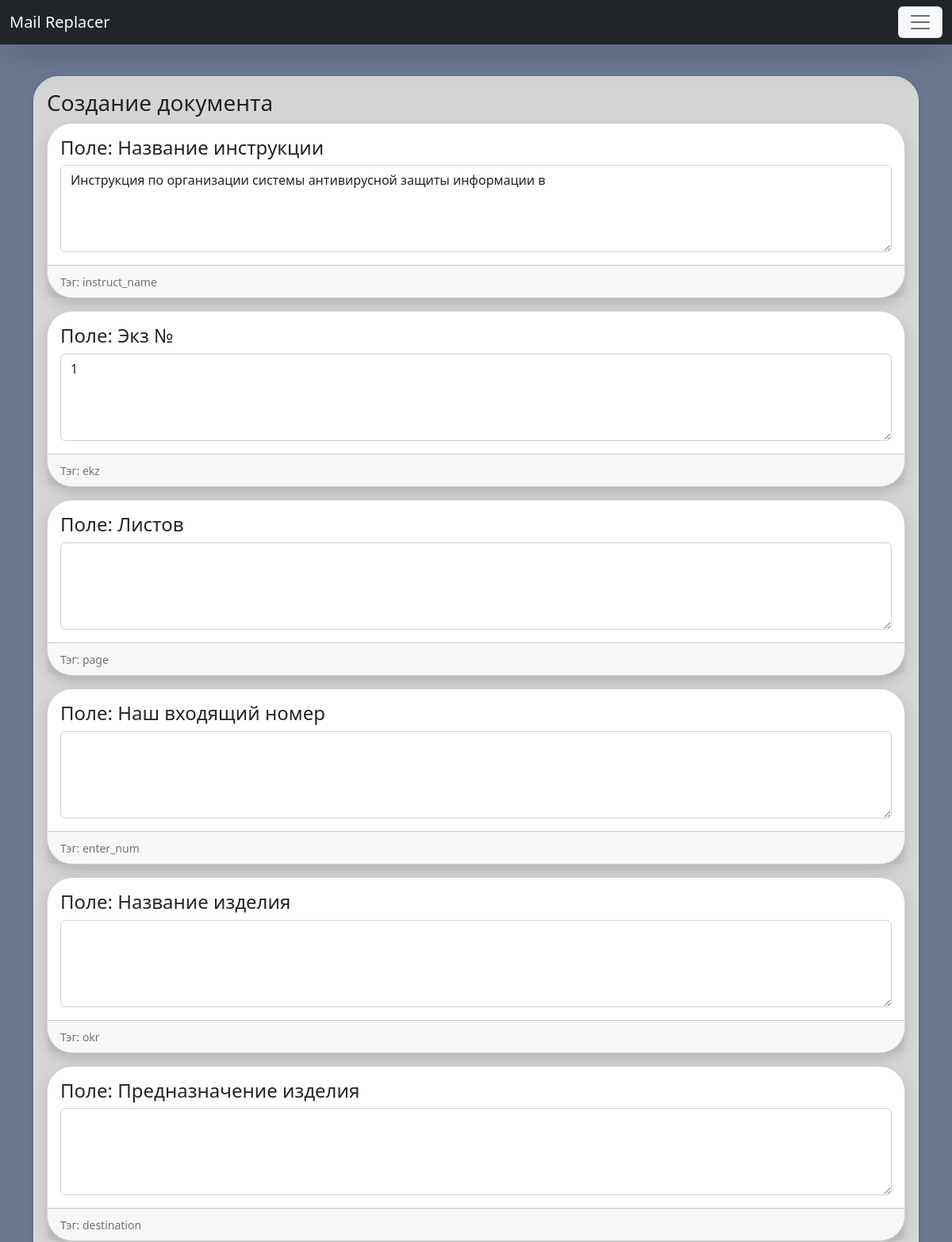
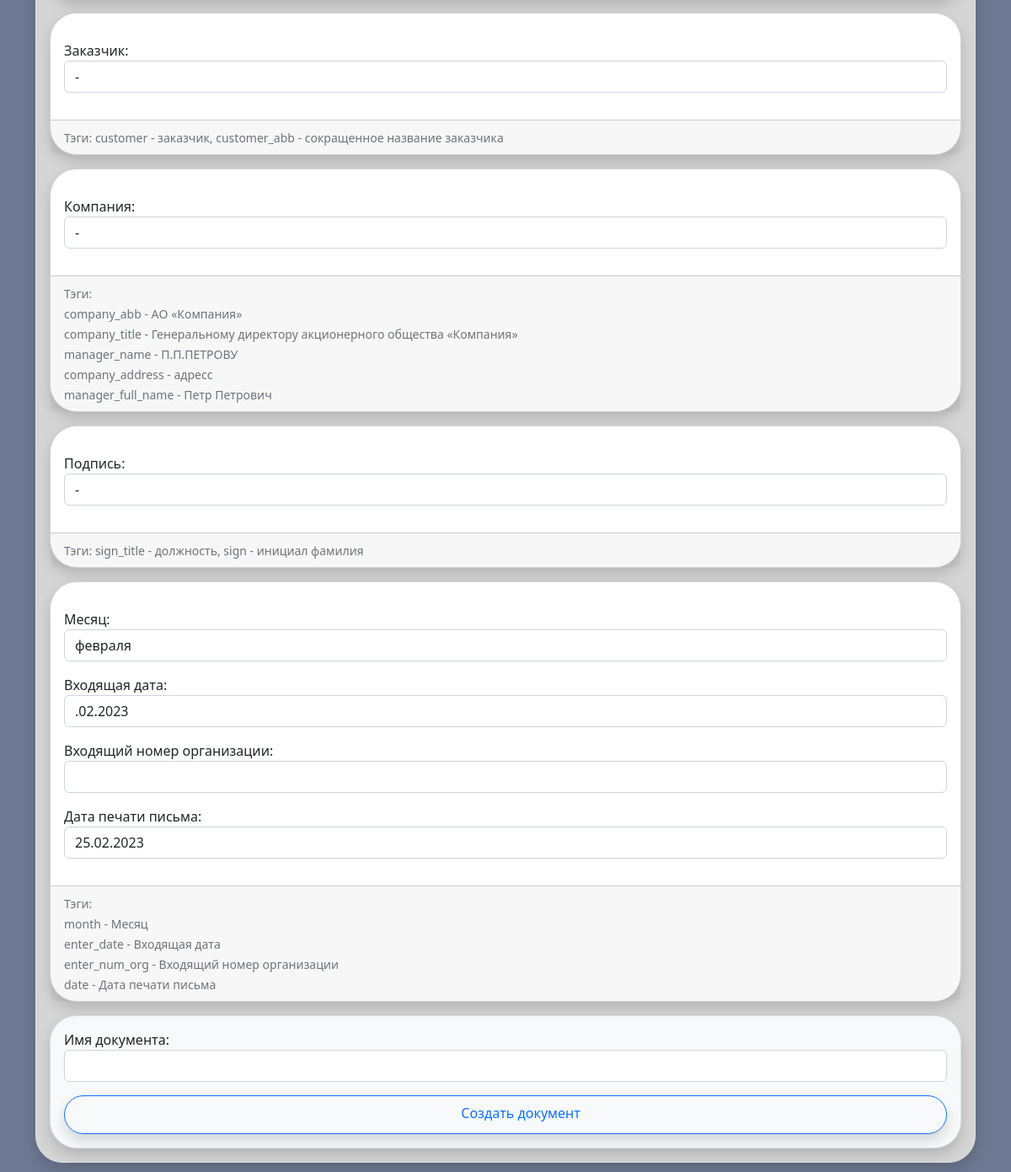
Screenshot of /template/32/ (signed in) with the database file from the repository (2 pictures, top to bottom).
### Replacer/models.py (models this page shows, shortened)
class ReplaceField(models.Model):
    title = models.CharField(
        max_length=255, db_index=True, verbose_name='Имя поля для замены')
    replace_value = models.TextField(blank=True, verbose_name='Значение')
    tag = models.CharField(max_length=255, verbose_name='Тэг')
    template = models.ForeignKey(
        Template, on_delete=models.CASCADE, null=False, verbose_name='Id шаблона')
    owner = models.ForeignKey(User, on_delete=models.CASCADE, blank=True, null=True, verbose_name='Владелец')
    class Meta:
        verbose_name = 'Заменяемое поле'
        verbose_name_plural = 'Заменяемые поля'
        ordering = ['template']

### Replacer/views.py (the view)
# urls.py: path('template/<int:pk>/', TemplateDetailView.as_view(), name='template'),
class TemplateDetailView(LoginRequiredMixin, DetailView):
    model = Template
    template_name = 'Replacer/template_replace.html'
    login_url = '/login/'
    def get_form_list(self, fields_list):
        return [ReplaceFieldFormUpdate(instance=field_obj) for field_obj in fields_list]
    def get_context_data(self, *, object_list=None, **kwargs):
        context = super().get_context_data(**kwargs)
        context['pk'], context['path'] = self.pk, self.request.path
        context['form_list'] = self.get_form_list(
            ReplaceField.objects.filter(template_id=self.pk))
        context['field_list'] = ReplaceField.objects.filter(
            template_id=self.pk)
        context['doc_name_form'] = DocNameForm()
        context['customer_form'] = CustomerForm()
        context['company_form'] = CompanyForm()
        context['sign_form'] = SignForm()
        default_data = {
            'month':get_now_month(),
            'enter_date':get_enter_date(),
            'enter_num_org':' ',
            'date':get_now_date(),
        }
        context['service_form'] = ServiceForm(default_data)
        return context
    def get(self, request, *args, **kwargs):
        self.pk = self.kwargs.get(self.pk_url_kwarg)
        return super().get(request, *args, **kwargs)

### Replacer/forms.py
class DocNameForm(forms.Form):
    doc_name = forms.CharField(label='Имя документа', max_length=100, widget=forms.TextInput(attrs = {"class":"form-control"}))

class CustomerForm(forms.Form):
    customer = forms.ModelChoiceField(label='Заказчик', queryset=Customer.objects.all(), widget=forms.Select(attrs = {"class":"form-control"}), empty_label=None)

### Replacer/models.py (called while the page is built)
    def get_absolute_url(self):
        return reverse('template', kwargs={"pk": self.pk})

    def __str__(self) -> str:
        return self.title

    def __str__(self) -> str:
        return self.company_abb

    def __str__(self) -> str:
        return self.title

### Replacer/templatetags/custom_filters.py (called while the page is built)
@register.inclusion_tag('Replacer/include/_template_bar.html')
def show_template_bar(path, user):
    template_list = Template.objects.all().filter(owner=user)
    return {'template_list':template_list, 'path':path}

@register.simple_tag(name='forindex')
def forindex(list_obj, index):
    return list_obj[index]

### Replacer/utils.py (called while the page is built, shortened)
def get_now_date():
    return datetime.today().strftime('%d.%m.%Y')

def get_now_month():
    month =  int(datetime.today().strftime('%m'))
    print(month)
    if month==1: return 'января'
    if month==2: return 'февраля'

def get_enter_date():
    return datetime.today().strftime('.%m.%Y')

### Replacer/templates/Replacer/template_replace.html (shortened to what this page needs)
{% extends 'base.html' %}
{% load static %}
{% load custom_filters %}
{% block container %}
<div class="container">
    {% if pk %}
    {% if form_list %}
    <div class="p-3 border rounded-5 shadow mb-3" style="background-color: #d5d5d5;">
        <h3>Создание документа</h3>
        <form action="{% url 'create_document' pk %}" method="POST" enctype="multipart/form-data">
            {% for form in form_list %}
            {% forindex field_list forloop.counter0 as field %}
            <div class="card mb-3 shadow rounded-5">
                <div class="card-body">
                    <h4 class="card-title">Поле: {{field.title}}</h5>
                        <p class="card-text">{{ form.replace_value }}</p>
                </div>
                <div class="card-footer">
                    <small class="text-muted">Тэг: {{field.tag}}</small>
                </div>
            </div>
            {% endfor %}
            {% if customer_form %}
            <div class="card mb-3 shadow rounded-5">
                <div class="card-body">
                    <p class="card-text">{{customer_form.as_p}}</p>
                </div>
                <div class="card-footer">
                    <small class="text-muted">Тэги: customer - заказчик, customer_abb - сокращенное название
                        заказчика</small>
                </div>
            </div>
            {% endif %}
			{% if company_form %}
            <div class="card mb-3 shadow rounded-5">
                <div class="card-body">
                    <p class="card-text">{{company_form.as_p}}</p>
                </div>
                <div class="card-footer">
                    <small class="text-muted">
                    	Тэги:<br>
						company_abb - АО «Компания»<br>
					    company_title - Генеральному директору акционерного общества «Компания»<br>
					    manager_name - П.П.ПЕТРОВУ<br>
					    company_address - адресc<br>
					    manager_full_name - Петр Петрович
                    </small>
                </div>
            </div>
            {% endif %}
			{% if sign_form %}
            <div class="card mb-3 shadow rounded-5">
                <div class="card-body">
                    <p class="card-text">{{sign_form.as_p}}</p>
                </div>
                <div class="card-footer">
                    <small class="text-muted">
                    	Тэги: sign_title - должность, sign - инициал фамилия
                    </small>
                </div>
            </div>
            {% endif %}
            {% if service_form %}
            <div class="card mb-3 shadow rounded-5">
                <div class="card-body">
                    <p class="card-text">{{service_form.as_p}}</p>
                </div>
                <div class="card-footer">
                    <small class="text-muted">
                    	Тэги:<br>
					    month - Месяц<br>
					    enter_date - Входящая дата<br>
					    enter_num_org - Входящий номер организации<br>
					    date - Дата печати письма
                    </small>
                </div>
            </div>
            {% endif %}
            <div class="border rounded-5 shadow p-3 bg-light">
                {{doc_name_form.as_p}}
                <button type="submit" class="btn btn-outline-primary shadow form-control rounded-5">
                    <lord-icon src="{% static 'icons/document.json' %}" trigger="hover" style="width:32px;height:32px">
                    </lord-icon>
                    Создать документ
                </button>
            </div>
        </form>
        {% endif %}
        {% endif %}
    </div>
</div>
{% endblock %}

### rows the page displays
ReplaceField: title "Название инструкции", replace_value "Инструкция по организации системы антивирусной защиты информации в", tag "instruct_name"
ReplaceField: title "Экз №", replace_value "1", tag "ekz"
ReplaceField: title "Листов", tag "page"
ReplaceField: title "Наш входящий номер", tag "enter_num"
ReplaceField: title "Название изделия", tag "okr"
ReplaceField: title "Предназначение изделия", tag "destination"
